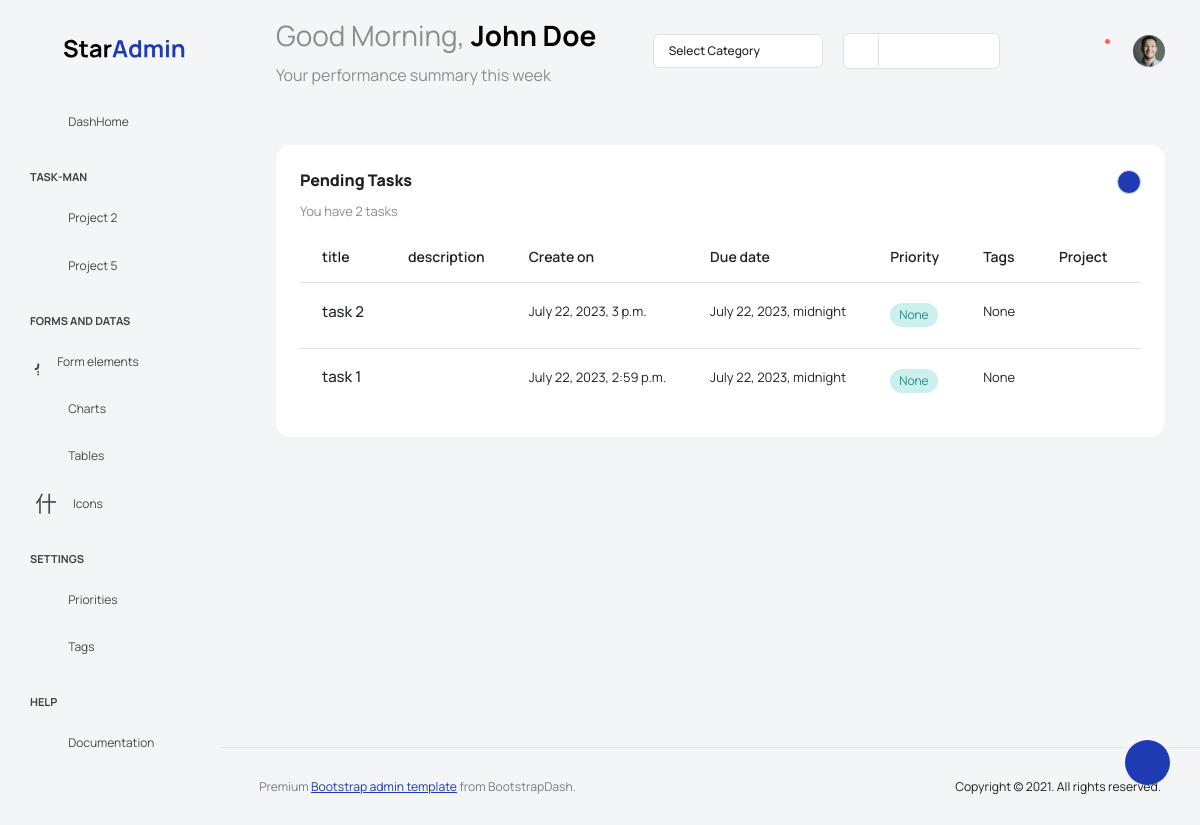
Page /tasks/ (signed in) on the committed database.
### taskman/models.py (models this page shows, shortened)
class Project(models.Model):
    class Status(models.IntegerChoices):
        INP = 1, "IN PROGRESS"
        INH = 2, "IN HOLD"
        COM = 3, "COMPLETED"
    name = models.CharField(max_length=255)
    description = models.TextField(blank=True,null=True)
    owner = models.ForeignKey(User, on_delete=models.CASCADE, related_name='owned_projects')
    contributors = models.ManyToManyField(User, related_name='projects',blank=True,null=True)
    createon = models.DateTimeField(default=datetime.datetime.now)
    status = models.PositiveSmallIntegerField(choices=Status.choices,default=Status.INP)

class Task(models.Model):
    title = models.CharField(max_length=255,unique=True)
    description = models.TextField(blank=True,null=True)
    due_date = models.DateTimeField(blank=True,null=True,default=datetime.datetime.now)
    create_on = models.DateTimeField(default=datetime.datetime.now)
    priority = models.ForeignKey(Proritie, on_delete=models.SET_NULL,null=True,blank=True)
    tags = models.ManyToManyField('Tag',blank=True,null=True)
    project = models.ForeignKey('Project', on_delete=models.CASCADE,null=True,blank=True)
    assigned_to = models.ForeignKey(User, on_delete=models.CASCADE)
    is_completed = models.BooleanField(default=False)
    completed_date = models.DateTimeField(null=True, blank=True)
    folder = models.ForeignKey('Folder', on_delete=models.CASCADE,null=True,blank=True)

### taskman/views.py (the view)
# urls.py: path('tasks/',TaskList.as_view(),name='tasks-list'),
class TaskList(LoginRequiredMixin,ListView):
    model = Task
    template_name = 'task_list.html'
    context_object_name = 'tasks'
    ordering = ['-create_on']
    def get_context_data(self, **kwargs: Any):
        context = super().get_context_data(**kwargs)
        context['projects'] = self.request.user.owned_projects.all()
        context['folders'] = Folder.objects.all()
        return context

### taskman/templates/taskman/task_list.html (shortened to what this page needs)
{% load static %}
<!DOCTYPE html>
<html lang="en">
<head>
  <link rel="stylesheet" href="{% static 'taskman/vendors/feather/feather.css' %}">
  <link rel="stylesheet" href="{% static 'taskman/vendors/mdi/css/materialdesignicons.min.css' %}">
  <link rel="stylesheet" href="{% static 'taskman/vendors/ti-icons/css/themify-icons.css' %}">
  <link rel="stylesheet" href="{% static 'taskman/vendors/typicons/typicons.css' %}">
  <link rel="stylesheet" href="{% static 'taskman/vendors/simple-line-icons/css/simple-line-icons.css' %}">
  <link rel="stylesheet" href="{% static 'taskman/vendors/css/vendor.bundle.base.css' %}">
  <link rel="stylesheet" href="{% static 'taskman/vendors/datatables.net-bs4/dataTables.bootstrap4.css' %}">
  <link rel="stylesheet" href="{% static 'taskman/js/select.dataTables.min.css' %}">
  <link rel="stylesheet" href="{% static 'taskman/css/vertical-layout-light/style.css' %}">
</head>
<body>
  <div class="container-scroller">
    <nav class="navbar default-layout col-lg-12 col-12 p-0 fixed-top d-flex align-items-top flex-row">
      <div class="text-center navbar-brand-wrapper d-flex align-items-center justify-content-start">
        <div class="me-3">
          <button class="navbar-toggler navbar-toggler align-self-center" type="button" data-bs-toggle="minimize">
            <span class="icon-menu"></span>
          </button>
        </div>
        <div>
          <a class="navbar-brand brand-logo" href="{% url 'index' %}">
            <img src="{% static 'taskman/images/logo.svg' %}" alt="logo" />
          </a>
        </div>
      </div>
      <div class="navbar-menu-wrapper d-flex align-items-top">
        <ul class="navbar-nav">
          <li class="nav-item font-weight-semibold d-none d-lg-block ms-0">
            <h1 class="welcome-text">Good Morning, <span class="text-black fw-bold">John Doe</span></h1>
            <h3 class="welcome-sub-text">Your performance summary this week </h3>
          </li>
        </ul>
        <ul class="navbar-nav ms-auto">
          <li class="nav-item dropdown d-none d-lg-block">
            <a class="nav-link dropdown-bordered dropdown-toggle dropdown-toggle-split" id="messageDropdown" href="#" data-bs-toggle="dropdown" aria-expanded="false"> Select Category </a>
          </li>
          <li class="nav-item d-none d-lg-block">
            <div id="datepicker-popup" class="input-group date datepicker navbar-date-picker">
              <span class="input-group-addon input-group-prepend border-right">
                <span class="icon-calendar input-group-text calendar-icon"></span>
              </span>
              <input type="text" class="form-control">
            </div>
          </li>
          <li class="nav-item">
            <form class="search-form" action="#">
              <i class="icon-search"></i>
              <input type="search" class="form-control" placeholder="Search Here" title="Search here">
            </form>
          </li>
          <li class="nav-item dropdown">
            <a class="nav-link count-indicator" id="notificationDropdown" href="#" data-bs-toggle="dropdown">
              <i class="icon-mail icon-lg"></i>
            </a>
          </li>
          <li class="nav-item dropdown">
            <a class="nav-link count-indicator" id="countDropdown" href="#" data-bs-toggle="dropdown" aria-expanded="false">
              <i class="icon-bell"></i>
              <span class="count"></span>
            </a>
          </li>
          <li class="nav-item dropdown d-none d-lg-block user-dropdown">
            <a class="nav-link" id="UserDropdown" href="#" data-bs-toggle="dropdown" aria-expanded="false">
              <img class="img-xs rounded-circle" src="{% static 'taskman/images/faces/face8.jpg' %}" alt="Profile image"> </a>
          </li>
        </ul>
      </div>
    </nav>
    <div class="container-fluid page-body-wrapper">
      <div class="theme-setting-wrapper">
        <div id="settings-trigger"><i class="ti-settings"></i></div>
      </div>
      <nav class="sidebar sidebar-offcanvas" id="sidebar">
        <ul class="nav">
          <li class="nav-item">
            <a class="nav-link" href="{% url 'index' %}">
              <i class="mdi mdi-grid-large menu-icon"></i>
              <span class="menu-title">DashHome</span>
            </a>
          </li>
          <li class="nav-item nav-category">Task-Man</li>
          {% for p in projects %}
            <li class="nav-item">
              <a class="nav-link" data-bs-toggle="collapse" href="#pr-{{ p.id }}" aria-expanded="false" aria-controls="pr-{{ p.id }}">
                <i class="menu-icon mdi mdi-library-books"></i>
                <span class="menu-title">{{ p.name }}</span>
                <i class="menu-arrow"></i>
              </a>
            </li>
          {% endfor %}
          <li class="nav-item nav-category">Forms and Datas</li>
          <li class="nav-item">
            <a class="nav-link" data-bs-toggle="collapse" href="#form-elements" aria-expanded="false" aria-controls="form-elements">
              <i class="menu-icon mdi mdi-card-text-outline"></i>
              <span class="menu-title">Form elements</span>
              <i class="menu-arrow"></i>
            </a>
          </li>
          <li class="nav-item">
            <a class="nav-link" data-bs-toggle="collapse" href="#charts" aria-expanded="false" aria-controls="charts">
              <i class="menu-icon mdi mdi-chart-line"></i>
              <span class="menu-title">Charts</span>
              <i class="menu-arrow"></i>
            </a>
          </li>
          <li class="nav-item">
            <a class="nav-link" data-bs-toggle="collapse" href="#tables" aria-expanded="false" aria-controls="tables">
              <i class="menu-icon mdi mdi-table"></i>
              <span class="menu-title">Tables</span>
              <i class="menu-arrow"></i>
            </a>
          </li>
          <li class="nav-item">
            <a class="nav-link" data-bs-toggle="collapse" href="#icons" aria-expanded="false" aria-controls="icons">
              <i class="menu-icon mdi mdi-layers-outline"></i>
              <span class="menu-title">Icons</span>
              <i class="menu-arrow"></i>
            </a>
          </li>
          <li class="nav-item nav-category">Settings</li>
          <li class="nav-item">
            <a class="nav-link" href="{% url 'priority-create' %}">
              <i class="menu-icon mdi mdi-priority-high"></i>
              <span class="menu-title">Priorities</span>
            </a>
          </li>
          <li class="nav-item">
            <a class="nav-link" href="{% url 'tag-create' %}">
              <i class="menu-icon mdi mdi-tag-outline"></i>
              <span class="menu-title">Tags</span>
            </a>
          </li>
          <li class="nav-item nav-category">help</li>
          <li class="nav-item">
            <a class="nav-link" href="http://bootstrapdash.com/demo/star-admin2-free/docs/documentation.html">
              <i class="menu-icon mdi mdi-file-document"></i>
              <span class="menu-title">Documentation</span>
            </a>
          </li>
        </ul>
      </nav>
      <div class="main-panel">
        <div class="content-wrapper">
          <div class="row">
            <div class="col-sm-12">
              <div class="home-tab">
                <div class="tab-content tab-content-basic">
                  <div class="tab-pane fade show active" id="overview" role="tabpanel" aria-labelledby="overview">
                    <div class="row">
                      <div class="col-lg-12 d-flex flex-column">
                        <div class="row flex-grow">
                          <div class="col-12 grid-margin stretch-card">
                            <div class="card card-rounded">
                              <div class="card-body">
                                <div class="d-sm-flex justify-content-between align-items-start">
                                  <div>
                                    <h4 class="card-title card-title-dash">Pending Tasks</h4>
                                    {% if tasks.count > 1 %}
                                   <p class="card-subtitle card-subtitle-dash">You have {{ tasks.count }} tasks</p>
                                   {% else %}
                                   <p class="card-subtitle card-subtitle-dash">You have {{ tasks.count }} task</p>
                                   {% endif %}
                                  </div>
                                  <div>
                                    <a href="{% url 'task-create' %}"><button class="btn btn-icons btn-primary btn-rounded text-white mb-0 me-0" type="button"><i class="mdi mdi-plus"></i></button></a>
                                  </div>
                                </div>
                                <div class="table-responsive">
                                  <table class="table table-hover">
                                    <thead>
                                      <tr>
                                        <th>title</th>
                                        <th>description</th>
                                        <th>Create on</th>
                                        <th>Due date</th>
                                        <th>Priority</th>
                                        <th>Tags</th>
                                        <th>Project</th>
                                        <th>Assigned to</th>
                                      </tr>
                                    </thead>
                                    <tbody>
                                      {% for t in tasks %}
                                      <tr>
                                        <td>
                                          <div class="d-flex">
                                            <div>
                                              <h6>{{ t.title }}</h6>
                                            </div>
                                          </div>
                                        </td>
                                        <td>
                                        </td>
                                        <td>
                                          <p>{{ t.create_on }}</p>
                                        </td>
                                        <td>
                                          <div>
                                            <div>
                                              <p>{{ t.due_date }}</p>
                                            </div>
                                          </div>
                                        </td>
                                        {% if t.priority.name == 'Low' %}
                                        <td><div class="badge badge-opacity-warning">{{t.priority.name}}</div></td>
                                        {% elif t.priority.name == 'High' %}
                                        <td><div class="badge badge-opacity-danger">{{t.priority}}</div></td>
                                        {% else %}
                                        <td><div class="badge badge-opacity-success">{{t.priority}}</div></td>
                                        {% endif %}
                                        <td>
                                          <div>
                                            <p>{{t.tags.name}}</p>
                                          </div>
                                        </td>
                                        <td>
                                        </td>
                                        <td>
                                        </td>
                                      </tr>
                                      {% endfor %}
                                    </tbody>
                                  </table>
                                </div>
                              </div>
                            </div>
                          </div>
                        </div>
                      </div>
                    </div>
                  </div>
                </div>
              </div>
            </div>
          </div>
        </div>
        <footer class="footer">
          <div class="d-sm-flex justify-content-center justify-content-sm-between">
            <span class="text-muted text-center text-sm-left d-block d-sm-inline-block">Premium <a href="https://www.bootstrapdash.com/" target="_blank">Bootstrap admin template</a> from BootstrapDash.</span>
            <span class="float-none float-sm-right d-block mt-1 mt-sm-0 text-center">Copyright © 2021. All rights reserved.</span>
          </div>
        </footer>
      </div>
    </div>
  </div>
</body>
</html>

### rows in the picture
Project: name "Project 2"
Project: name "Project 5"
Task: title "task 2", create_on "July 22, 2023, 3 p.m.", due_date "July 22, 2023, midnight", priority "None", tags.name "None"
Task: title "task 1", create_on "July 22, 2023, 2:59 p.m.", due_date "July 22, 2023, midnight", priority "None", tags.name "None"

### other values in the picture
{{ tasks.count }} "2"
